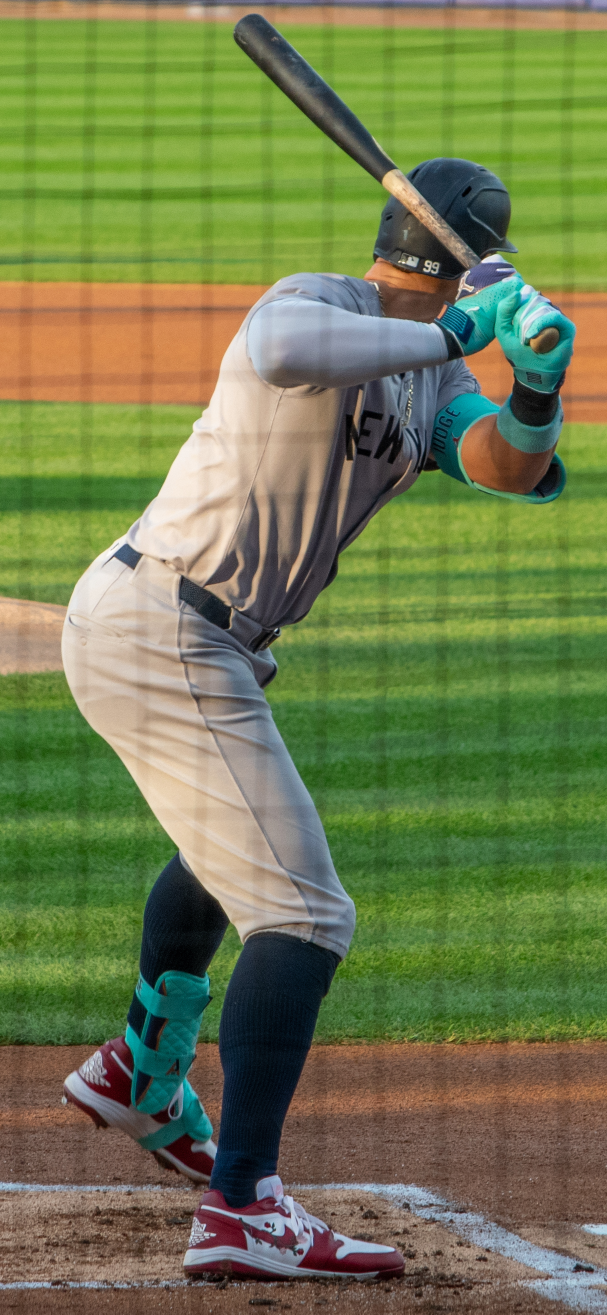
#> input picture images/aaron-judge-yankees-batting-july-25-2026.jpg, 1214 x 2629 px (shown at 1/2 size); its folder holds only this picture in this run
$ python process_to_desktop.py
#> lines starting #> are read from the running program, lines starting #| are printed output that depends on the picture
#!/usr/bin/env python3
"""
Process Images to Desktop
Standalone script that processes images and creates gallery pages on your desktop
"""

import os
import sys
import shutil
import json
import hashlib
from datetime import datetime
from pathlib import Path
from typing import List, Dict
import logging

try:
    from PIL import Image
except ImportError:
    print("ERROR: Pillow not installed!")
    print("Please run: pip install Pillow")
    sys.exit(1)

# Configure logging
logging.basicConfig(
    level=logging.INFO,
    format='%(asctime)s - %(message)s'
)
logger = logging.getLogger(__name__)


class DesktopGalleryProcessor:
    """Processes images and creates gallery on desktop"""

    def __init__(self):
        # Find desktop path (cross-platform)
        self.desktop_path = self.get_desktop_path()
        self.output_folder = os.path.join(self.desktop_path, "REALIAIGRILS NEW PAGES")

        # Processing settings
        self.max_width = 1920
        self.max_height = 1080
        self.thumbnail_size = (400, 400)
        self.quality = 85
        self.items_per_page = 20

        # Track processed files
        self.processed_hashes = set()
        self.media_items = []

    def get_desktop_path(self):
        """Get desktop path for current OS"""
        home = str(Path.home())

        # Try common desktop locations
        possible_paths = [
            os.path.join(home, "Desktop"),
            os.path.join(home, "desktop"),
            os.path.join(home, "OneDrive", "Desktop"),
            os.path.expanduser("~/Desktop")
        ]

        for path in possible_paths:
            if os.path.exists(path):
                return path
#> the answer given: ../images

        # Fallback to home directory
        logger.warning("Could not find Desktop, using home directory")
        return home

    def setup_output_folder(self):
        """Create output folder structure"""
        folders = [
            self.output_folder,
            os.path.join(self.output_folder, "images"),
            os.path.join(self.output_folder, "thumbnails"),
            os.path.join(self.output_folder, "pages")
        ]

        for folder in folders:
            os.makedirs(folder, exist_ok=True)

        logger.info(f"✓ Created output folder: {self.output_folder}")

    def get_file_hash(self, filepath):
        """Calculate MD5 hash of file"""
        hash_md5 = hashlib.md5()
        try:
            with open(filepath, "rb") as f:
                for chunk in iter(lambda: f.read(8192), b""):
                    hash_md5.update(chunk)
            return hash_md5.hexdigest()
        except Exception as e:
            logger.error(f"Error hashing {filepath}: {e}")
            return None

    def process_image(self, input_path, output_name):
        """Process a single image"""
        try:
            with Image.open(input_path) as img:
                # Convert RGBA to RGB if needed
#> img is the input picture: PIL image 1214x2629 RGB; mean R, G, B 112.9, 123.8, 78.6
                if img.mode in ('RGBA', 'LA', 'P'):
                    background = Image.new('RGB', img.size, (255, 255, 255))
                    if img.mode == 'P':
                        img = img.convert('RGBA')
                    background.paste(img, mask=img.split()[-1] if img.mode in ('RGBA', 'LA') else None)
                    img = background

                # Get original size
                original_size = img.size
#> original_size = (1214, 2629)

                # Resize if too large
                if img.width > self.max_width or img.height > self.max_height:
                    img.thumbnail((self.max_width, self.max_height), Image.Resampling.LANCZOS)
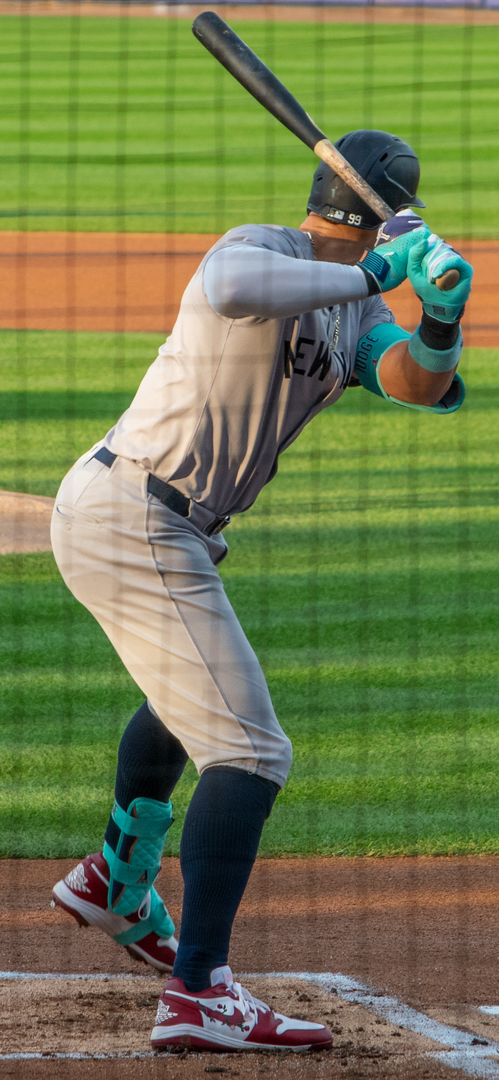
#> img: PIL image 499x1080 RGB; mean R, G, B 112.9, 123.8, 78.6

                # Save optimized image
                output_path = os.path.join(self.output_folder, "images", output_name)
                img.save(output_path, 'JPEG', quality=self.quality, optimize=True)

                # Create thumbnail
                img_copy = img.copy()
                img_copy.thumbnail(self.thumbnail_size, Image.Resampling.LANCZOS)
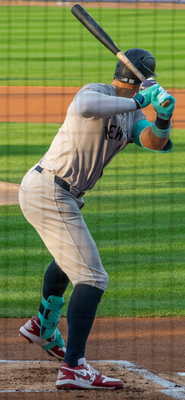
#> img_copy: PIL image 185x400 RGB; mean R, G, B 112.9, 123.8, 78.6
                thumbnail_path = os.path.join(self.output_folder, "thumbnails", output_name)
                img_copy.save(thumbnail_path, 'JPEG', quality=self.quality)

                return {
                    'filename': output_name,
                    'image_path': f"../images/{output_name}",
                    'thumb_path': f"../thumbnails/{output_name}",
                    'original_size': original_size,
                    'processed_size': img.size
                }

        except Exception as e:
            logger.error(f"Error processing {input_path}: {e}")
            return None

    def find_images(self, source_folder):
        """Find all images in source folder"""
        image_extensions = {'.jpg', '.jpeg', '.png', '.gif', '.webp', '.bmp'}
        images = []

        for root, dirs, files in os.walk(source_folder):
            for filename in files:
                ext = Path(filename).suffix.lower()
                if ext in image_extensions:
                    images.append(os.path.join(root, filename))

        return images

    def process_all_images(self, source_folder):
        """Process all images from source folder"""
        logger.info(f"Scanning for images in: {source_folder}")

        images = self.find_images(source_folder)

        if not images:
            logger.error("No images found in source folder!")
            return

        logger.info(f"Found {len(images)} image(s). Processing...")

        processed_count = 0
        duplicate_count = 0

        for i, image_path in enumerate(images, 1):
            # Check for duplicates
            file_hash = self.get_file_hash(image_path)
            if file_hash in self.processed_hashes:
                logger.info(f"[{i}/{len(images)}] DUPLICATE: {Path(image_path).name}")
                duplicate_count += 1
                continue

            # Generate output filename
            timestamp = datetime.now().strftime("%Y%m%d_%H%M%S")
            original_name = Path(image_path).stem
            output_name = f"{timestamp}_{i:04d}_{original_name}.jpg"

            # Process image
            logger.info(f"[{i}/{len(images)}] Processing: {Path(image_path).name}")
            result = self.process_image(image_path, output_name)

            if result:
                self.media_items.append({
                    'filename': output_name,
                    'image_path': result['image_path'],
                    'thumb_path': result['thumb_path'],
                    'original_name': Path(image_path).name,
                    'timestamp': timestamp
                })
                self.processed_hashes.add(file_hash)
                processed_count += 1

        logger.info(f"\n✓ Processing complete!")
        logger.info(f"  Processed: {processed_count}")
        logger.info(f"  Duplicates skipped: {duplicate_count}")
        logger.info(f"  Total unique images: {len(self.media_items)}")

    def generate_gallery_page(self, page_num, items, total_pages):
        """Generate a single gallery page"""
        html = f"""<!DOCTYPE html>
<html lang="en">
<head>
    <meta charset="UTF-8">
    <meta name="viewport" content="width=device-width, initial-scale=1.0">
    <title>RealAIGirls Gallery - Page {page_num}</title>
    <style>
        * {{
            margin: 0;
            padding: 0;
            box-sizing: border-box;
        }}

        body {{
            font-family: 'Segoe UI', Tahoma, Geneva, Verdana, sans-serif;
            background: linear-gradient(135deg, #667eea 0%, #764ba2 100%);
            min-height: 100vh;
            padding: 20px;
        }}

        .container {{
            max-width: 1400px;
            margin: 0 auto;
        }}

        h1 {{
            color: white;
            text-align: center;
            margin-bottom: 20px;
            font-size: 3em;
            text-shadow: 2px 2px 4px rgba(0,0,0,0.3);
        }}

        .stats {{
            color: white;
            text-align: center;
            margin-bottom: 40px;
            font-size: 1.2em;
        }}

        .gallery {{
            display: grid;
            grid-template-columns: repeat(auto-fill, minmax(300px, 1fr));
            gap: 20px;
            margin-bottom: 40px;
        }}

        .gallery-item {{
            background: white;
            border-radius: 12px;
            overflow: hidden;
            box-shadow: 0 10px 30px rgba(0,0,0,0.3);
            transition: transform 0.3s ease, box-shadow 0.3s ease;
            cursor: pointer;
        }}

        .gallery-item:hover {{
            transform: translateY(-5px);
            box-shadow: 0 15px 40px rgba(0,0,0,0.4);
        }}

        .gallery-item img {{
            width: 100%;
            height: 300px;
            object-fit: cover;
            display: block;
        }}

        .item-info {{
            padding: 15px;
            background: linear-gradient(to bottom, #f8f9fa, #e9ecef);
        }}

        .item-info p {{
            color: #495057;
            font-size: 0.9em;
            margin: 5px 0;
        }}

        .pagination {{
            display: flex;
            justify-content: center;
            gap: 10px;
            margin: 40px 0;
            flex-wrap: wrap;
        }}

        .pagination a,
        .pagination span {{
            padding: 10px 20px;
            background: white;
            color: #667eea;
            text-decoration: none;
            border-radius: 8px;
            font-weight: bold;
            transition: all 0.3s ease;
        }}

        .pagination a:hover {{
            background: #667eea;
            color: white;
            transform: scale(1.05);
        }}

        .pagination .current {{
            background: #667eea;
            color: white;
        }}

        .modal {{
            display: none;
            position: fixed;
            z-index: 1000;
            left: 0;
            top: 0;
            width: 100%;
            height: 100%;
            background-color: rgba(0,0,0,0.9);
        }}

        .modal-content {{
            margin: auto;
            display: block;
            max-width: 90%;
            max-height: 90%;
            position: absolute;
            top: 50%;
            left: 50%;
            transform: translate(-50%, -50%);
        }}

        .close {{
            position: absolute;
            top: 20px;
            right: 40px;
            color: #f1f1f1;
            font-size: 40px;
            font-weight: bold;
            cursor: pointer;
            z-index: 1001;
        }}

        .close:hover {{
            color: #bbb;
        }}
    </style>
</head>
<body>
    <div class="container">
        <h1>RealAIGirls Gallery</h1>
        <div class="stats">
            Page {page_num} of {total_pages} • {len(self.media_items)} Total Images
        </div>

        <div class="gallery">
"""

        # Add gallery items
        for item in items:
            html += f"""
            <div class="gallery-item" onclick="openModal('{item['image_path']}')">
                <img src="{item['thumb_path']}" alt="{item['original_name']}">
                <div class="item-info">
                    <p><strong>{item['filename']}</strong></p>
                    <p>Original: {item['original_name']}</p>
                </div>
            </div>
"""

        html += """
        </div>

        <div class="pagination">
"""

        # Add pagination
        if page_num > 1:
            html += f'            <a href="page-{page_num - 1}.html">← Previous</a>\n'

        # Page numbers
        for i in range(1, total_pages + 1):
            if i == page_num:
                html += f'            <span class="current">{i}</span>\n'
            else:
                html += f'            <a href="page-{i}.html">{i}</a>\n'

        if page_num < total_pages:
            html += f'            <a href="page-{page_num + 1}.html">Next →</a>\n'

        html += """
        </div>
    </div>

    <div id="imageModal" class="modal" onclick="closeModal()">
        <span class="close" onclick="closeModal()">&times;</span>
        <img class="modal-content" id="modalImage">
    </div>

    <script>
        function openModal(imageSrc) {
            document.getElementById('imageModal').style.display = 'block';
            document.getElementById('modalImage').src = imageSrc;
        }

        function closeModal() {
            document.getElementById('imageModal').style.display = 'none';
        }

        document.addEventListener('keydown', function(event) {
            if (event.key === 'Escape') {
                closeModal();
            }
        });
    </script>
</body>
</html>
"""
        return html

    def generate_all_pages(self):
        """Generate all gallery pages"""
        if not self.media_items:
            logger.error("No images to generate pages from!")
            return

        logger.info("Generating gallery pages...")

        total_pages = max(1, (len(self.media_items) + self.items_per_page - 1) // self.items_per_page)
#> total_pages = 1
        pages_dir = os.path.join(self.output_folder, "pages")

        # Generate each page
        for page_num in range(1, total_pages + 1):
            start_idx = (page_num - 1) * self.items_per_page
            end_idx = start_idx + self.items_per_page
            page_items = self.media_items[start_idx:end_idx]

            html = self.generate_gallery_page(page_num, page_items, total_pages)

            page_file = os.path.join(pages_dir, f"page-{page_num}.html")
            with open(page_file, 'w') as f:
                f.write(html)

            logger.info(f"  ✓ Created page-{page_num}.html ({len(page_items)} images)")

        # Create index.html that redirects to page 1
        index_html = """<!DOCTYPE html>
<html lang="en">
<head>
    <meta charset="UTF-8">
    <meta http-equiv="refresh" content="0; url=page-1.html">
    <title>RealAIGirls Gallery</title>
</head>
<body>
    <p>Redirecting to gallery...</p>
</body>
</html>
"""
        with open(os.path.join(pages_dir, "index.html"), 'w') as f:
            f.write(index_html)

        logger.info(f"✓ Generated {total_pages} gallery page(s)")

    def create_readme(self):
        """Create README file in output folder"""
        readme = f"""RealAIGirls Gallery Pages
Generated: {datetime.now().strftime("%Y-%m-%d %H:%M:%S")}

CONTENTS:
- images/      - {len(self.media_items)} optimized images (max {self.max_width}x{self.max_height})
- thumbnails/  - {len(self.media_items)} thumbnails ({self.thumbnail_size[0]}x{self.thumbnail_size[1]})
- pages/       - Gallery HTML pages

TO VIEW:
Open pages/index.html in your web browser

TO UPLOAD TO WEBSITE:
1. Upload the entire 'images' folder to your website
2. Upload the entire 'thumbnails' folder to your website
3. Upload the entire 'pages' folder to your website
4. Visit yoursite.com/pages/ to see the gallery

SETTINGS USED:
- Max image size: {self.max_width}x{self.max_height}
- JPEG quality: {self.quality}%
- Items per page: {self.items_per_page}
- Total images: {len(self.media_items)}
"""
        readme_file = os.path.join(self.output_folder, "README.txt")
        with open(readme_file, 'w') as f:
            f.write(readme)


def main():
    print("""
╔═══════════════════════════════════════════════════════════╗
║         REALAIGIRLS GALLERY GENERATOR                     ║
║         Process images and create gallery pages           ║
╚═══════════════════════════════════════════════════════════╝
""")

    processor = DesktopGalleryProcessor()

    print(f"Output folder: {processor.output_folder}\n")

    # Get source folder from user
    print("Where are your images located?")
    print("Enter the full path to the folder containing your images:")
    print("(or drag and drop the folder here)\n")

    source_folder = input("Image folder path: ").strip().strip('"').strip("'")

    if not os.path.exists(source_folder):
        print(f"\n❌ ERROR: Folder not found: {source_folder}")
        print("Please check the path and try again.")
        sys.exit(1)

    if not os.path.isdir(source_folder):
        print(f"\n❌ ERROR: Not a folder: {source_folder}")
        sys.exit(1)

    print("\n" + "="*60)

    # Setup and process
    processor.setup_output_folder()
    processor.process_all_images(source_folder)
    processor.generate_all_pages()
    processor.create_readme()

    print("\n" + "="*60)
    print("✓ ALL DONE!")
    print("="*60)
    print(f"\nYour gallery has been created at:")
    print(f"  {processor.output_folder}")
    print(f"\nTo view your gallery:")
    print(f"  Open: {os.path.join(processor.output_folder, 'pages', 'index.html')}")
    print(f"\nTo upload to your website:")
    print(f"  1. Upload 'images' folder")
    print(f"  2. Upload 'thumbnails' folder")
    print(f"  3. Upload 'pages' folder")
    print(f"  4. Visit yoursite.com/pages/")
    print("\n" + "="*60)


if __name__ == "__main__":
    main()

$ run again, on images/bobby-dodd-stadium-atlanta-skyline-margin-study.jpg
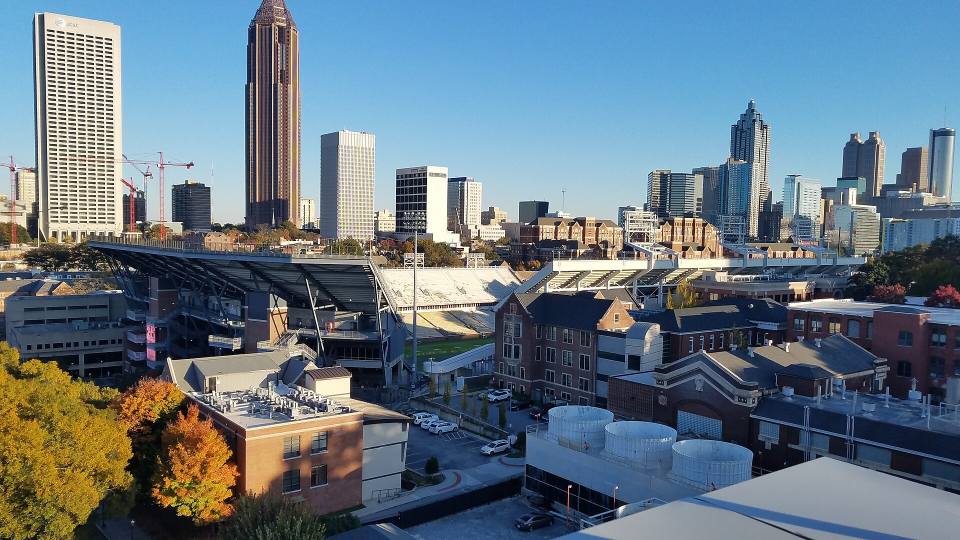
#> input picture images/bobby-dodd-stadium-atlanta-skyline-margin-study.jpg, 1920 x 1080 px (shown at 1/2 size)
#> in process_image, img is the input picture: PIL image 1920x1080 RGB; mean R, G, B 101.1, 118.9, 131.2
#> in process_image, `img_copy.thumbnail(self.thumbnail_size, Image.Resampling.LANCZOS)`:
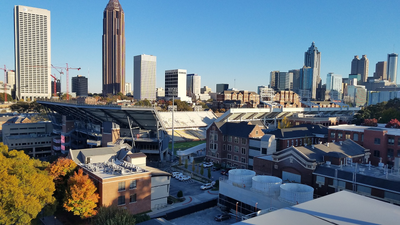
#> img_copy: PIL image 400x225 RGB; mean R, G, B 101.3, 119, 131.3
